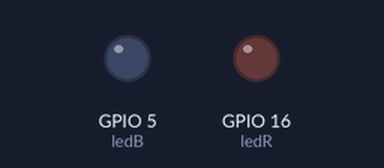
The program below on a simulated ESP8266 (NodeMCU). On the bench: output pins drawn as LEDs (lit = HIGH). Dashed ring = blinking. WiFi joins after 1.5 s; servers stay silent unless stated; random numbers use the default seed unless the program sets one; no MQTT or app messages arrive unless stated; what the program prints to the serial monitor is not drawn.

Above: at 0.1 s.
At 9.1 s:
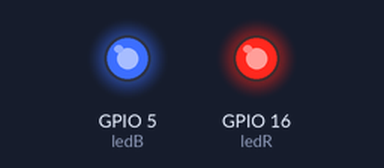
At 64.1 s:
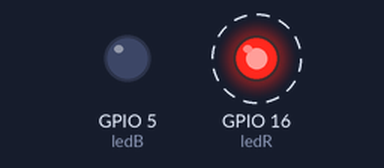
At 65.9 s:
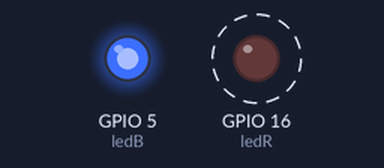
Timing chart, 0 to 67.4 s (numbered marks = the images above):
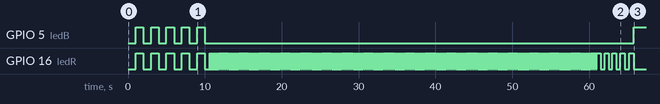

The program:

main.cpp
```cpp
#include <Arduino.h>
#include <ESP8266WiFi.h>
#include <PubSubClient.h>
#include <Ticker.h>

#define ledR 16
#define ledB 5
#define btn_config 4

uint32_t timer = 0;
uint16_t longPressTime = 6000;

boolean buttonActive = false;

const char *mqtt_server = "chika.gq";
const int mqtt_port = 2502;
const char *mqtt_user = "chika";
const char *mqtt_pass = "2502";

const char *doorState = "CA-Security";

Ticker ticker;
WiFiClient esp;
PubSubClient client(esp);

void tick();
void tick2();
void exitSmartConfig();
boolean startSmartConfig();
void longPress();
void callback(char *topic, byte *payload, unsigned int length);
void reconnect();

void setup()
{
  Serial.begin(115200);

  WiFi.setAutoConnect(true);    // auto connect when start
  WiFi.setAutoReconnect(true);  // auto reconnect the old WiFi when leaving internet

  pinMode(ledR, OUTPUT);        // led red set on
  pinMode(ledB, OUTPUT);        // led blue set on
  pinMode(btn_config, INPUT);   // btn_config is ready

  ticker.attach(1, tick2);      // initial led show up

  uint16_t i = 0;
  while (!WiFi.isConnected())   // check WiFi is connected
  {
    i++;
    delay(100);
    if (i >= 100)               // timeout and break while loop
      break;
  }

  if (!WiFi.isConnected())      // still not connected
  {
    startSmartConfig();         // start Smartconfig
  }
  else
  {
    ticker.detach();            // shutdown ticker
    digitalWrite(ledR, LOW);    // show led
    Serial.println("WIFI CONNECTED");
    Serial.println(WiFi.SSID());
    Serial.print("IP: ");
    Serial.println(WiFi.localIP());
  }

  client.setServer(mqtt_server, mqtt_port);
  client.setCallback(callback);
}

void loop()
{
  //longPress();
  if (WiFi.status() == WL_CONNECTED)
  {
    digitalWrite(ledB, HIGH);
    digitalWrite(ledR, LOW);
    if (client.connected())
    {
      client.loop();
      // do something here
    }
    else
    {
      reconnect();
    }
  }
  else
  {
    Serial.println("WiFi Connected Fail");
    WiFi.reconnect();
    digitalWrite(ledB, LOW);
    boolean state = digitalRead(ledR);
    digitalWrite(ledR, !state);
    delay(500);
  }

  delay(100);
}

void reconnect()
{
  Serial.println("Attempting MQTT connection ...");
  String clientId = "ESP8266Client-testX";
  clientId += String(random(0xffff), HEX);
  if (client.connect(clientId.c_str(), mqtt_user, mqtt_pass))
  {
    Serial.println("connected");
    // client.subscribe();
  }
  else
  {
    Serial.print("MQTT Connected Fail, rc = ");
    Serial.print(client.state());
    Serial.println("try again in 5 seconds");
  }
}

void callback(char *topic, byte *payload, unsigned int length)
{
  Serial.print("Message arrived [");
  Serial.print(topic);
  Serial.print("] ");
  String data;
  String mtopic = (String)topic;

  for (uint16_t i = 0; i < length; i++)
  {
    data += (char)payload[i];
  }
  Serial.println(data);
}

void tick()
{
  boolean state = digitalRead(ledR);
  digitalWrite(ledR, !state);
}

void tick2()
{
  boolean state = digitalRead(ledR);
  digitalWrite(ledR, !state);
  digitalWrite(ledB, !state);
}

void exitSmartConfig()
{
  WiFi.stopSmartConfig();
  ticker.detach();
  digitalWrite(ledR, LOW);
  digitalWrite(ledB, HIGH);
}

boolean startSmartConfig()
{
  uint16_t t = 0;
  Serial.println("On SmartConfig ");
  WiFi.beginSmartConfig();
  delay(500);
  ticker.attach(0.1, tick);
  while (WiFi.status() != WL_CONNECTED)
  {
    t++;
    Serial.print(".");
    delay(500);
    if (t > 100)
    {
      Serial.println("Smart Config fail");
      ticker.attach(0.5, tick);
      delay(3000);
      exitSmartConfig();
      return false;
    }
  }
  Serial.println("WiFi connected ");
  Serial.print("IP :");
  Serial.println(WiFi.localIP());
  Serial.println(WiFi.SSID());
  exitSmartConfig();
  return true;
}

void longPress()
{
  if (digitalRead(btn_config) == HIGH)
  {
    if (buttonActive == false)
    {
      buttonActive = true;
      timer = millis();
      Serial.println(timer);
    }

    if (millis() - timer > longPressTime)
    {
      Serial.println("SmartConfig Start");
      digitalWrite(ledB, LOW);
      startSmartConfig();
    }
  }
  else
  {
    buttonActive = false;
  }
}
```

Measured:
- by itself, GPIO 5 (ledB): goes 4 × (LOW 1.0 s, HIGH 1.0 s), LOW 55.8 s, then HIGH
- by itself, GPIO 16 (ledR): HIGH → LOW at 2.0 s, → HIGH 1.0 s later, → LOW 1.0 s later, → HIGH 1.0 s later, … (523 changes in this stretch)
